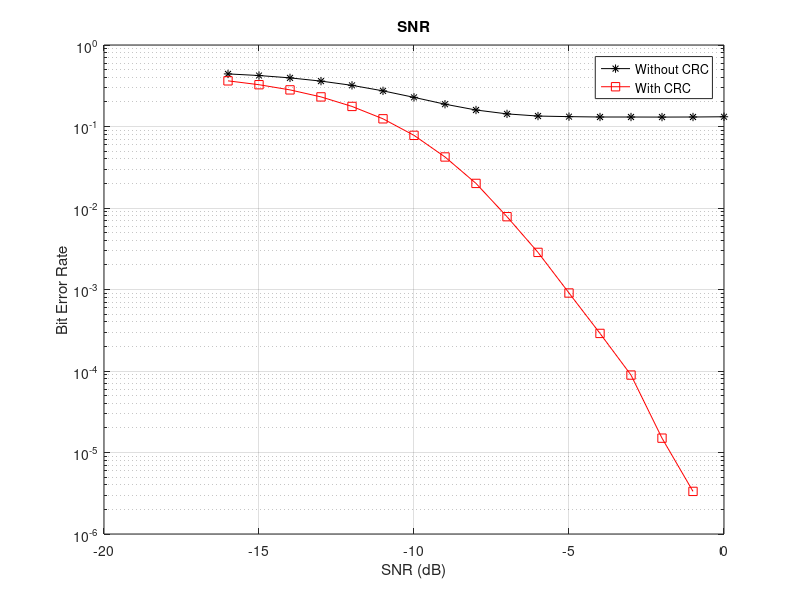

This figure's MATLAB source:
clc
clear all
close all


%% ================================= CRC Type
lora_ber = load("lora_ber.mat").BER;
lora_crc_ber = load("lora_crc_ber.mat").BER;
snr = load("snr_crc.mat").snr;



figure(1)
semilogy(snr, lora_ber,'-*','color','k');
hold on
semilogy(snr, lora_crc_ber,'-s','color','r');
legend('Without CRC', 'With CRC')
grid
xlabel('SNR (dB)')
ylabel('Bit Error Rate')
hold off
title('SNR');
